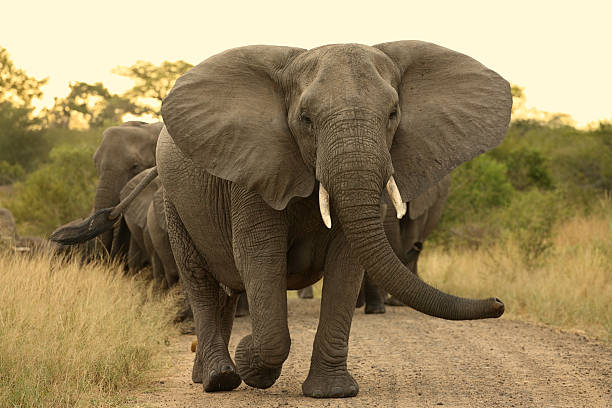
#> input picture SET-1/elephant.jpg, 612 x 408 px, found by its file name
$ python rotation.py
#> lines starting #> are read from the running program, lines starting #| are printed output that depends on the picture
import cv2

image = cv2.imread(r'd:\Image-and-Video-Processing-Lab\SET-1\elephant.jpg')
#> image is the input picture: shape (408, 612, 3); mean B, G, R 94.8, 132.8, 150.9
rows, cols = image.shape[:2]
#> rows = 408; cols = 612

center = (cols // 2, rows // 2)
#> center = (306, 204)
angle = 45
scale = 1.0

M = cv2.getRotationMatrix2D(center, angle, scale)

rotated = cv2.warpAffine(image, M, (cols, rows))
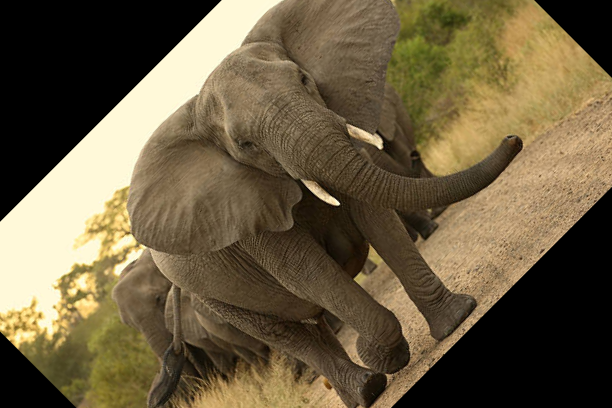
#> rotated: shape (408, 612, 3); mean B, G, R 65.5, 93.2, 107

cv2.imshow("Original", image)
cv2.imshow("Rotated", rotated)
cv2.waitKey(0)
cv2.destroyAllWindows()

$ run again, with SET-1/QUESTIONS-SET-1.jpg copied over SET-1/elephant.jpg
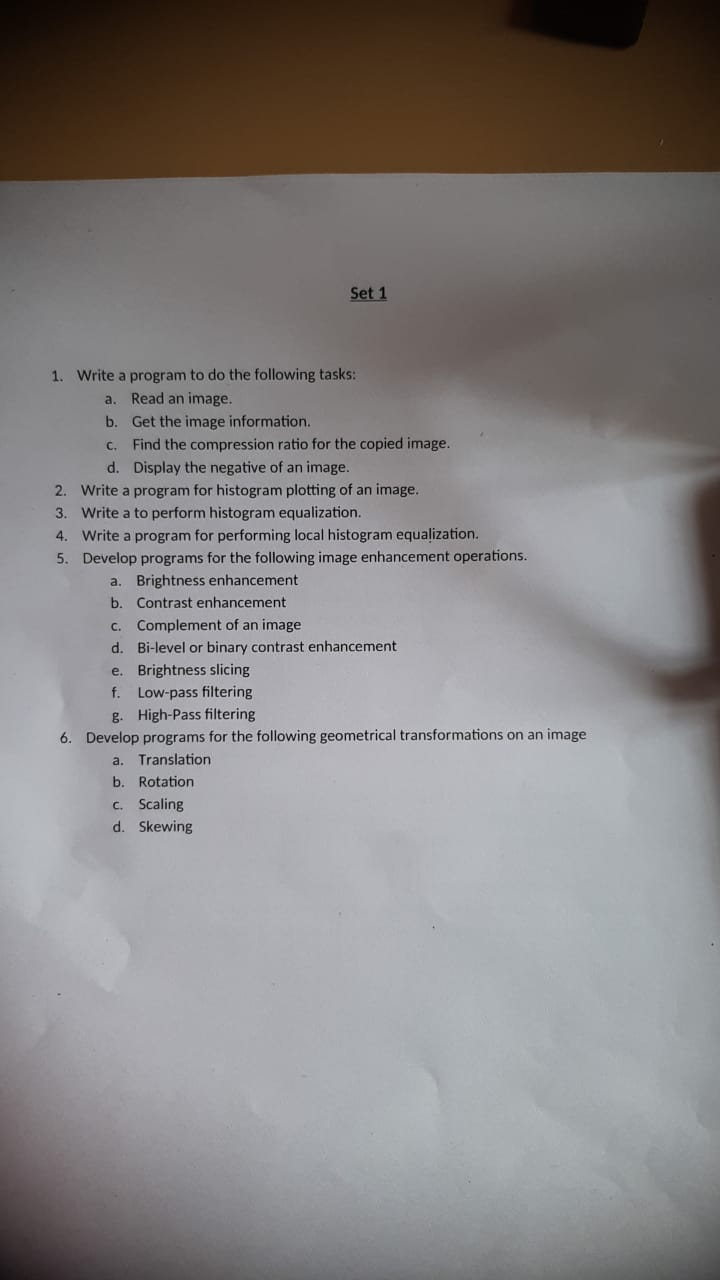
#> input picture SET-1/QUESTIONS-SET-1.jpg, 720 x 1280 px, found by its file name
#> image is the input picture: shape (1280, 720, 3); mean B, G, R 130.5, 130.7, 134.1
#> `rotated = cv2.warpAffine(image, M, (cols, rows))`:
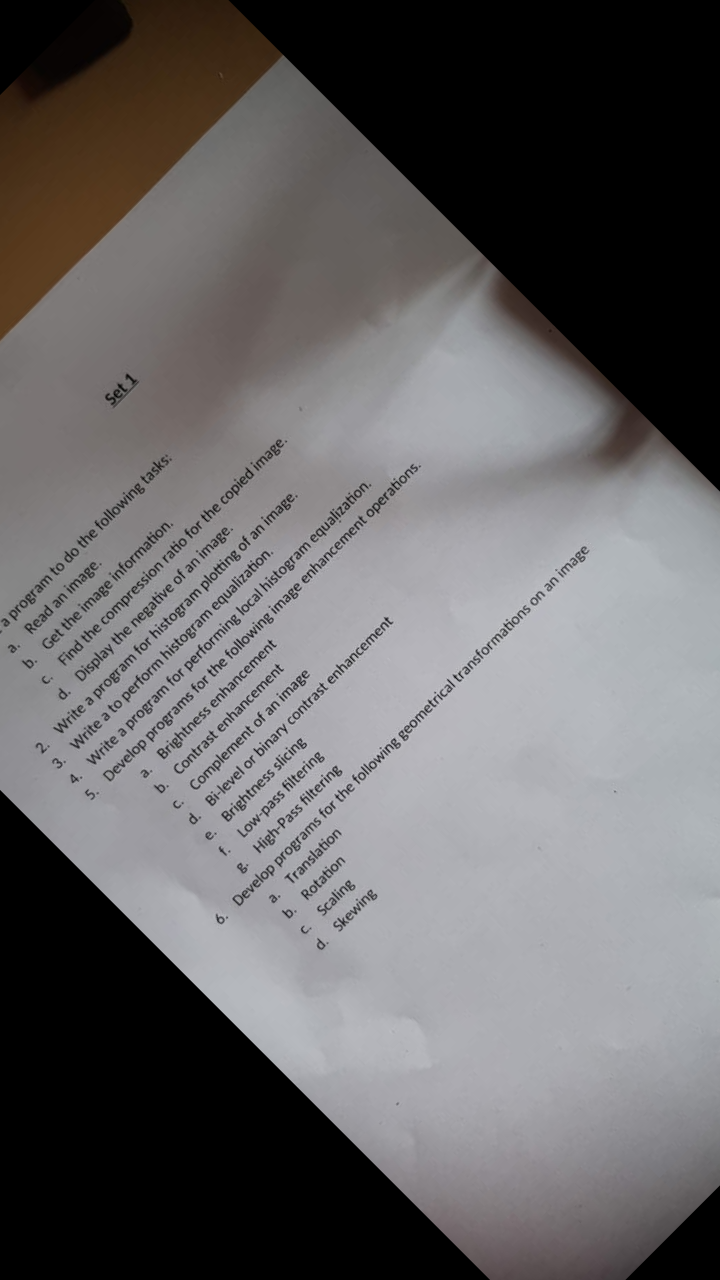
#> rotated: shape (1280, 720, 3); mean B, G, R 101.8, 100.9, 102.8
